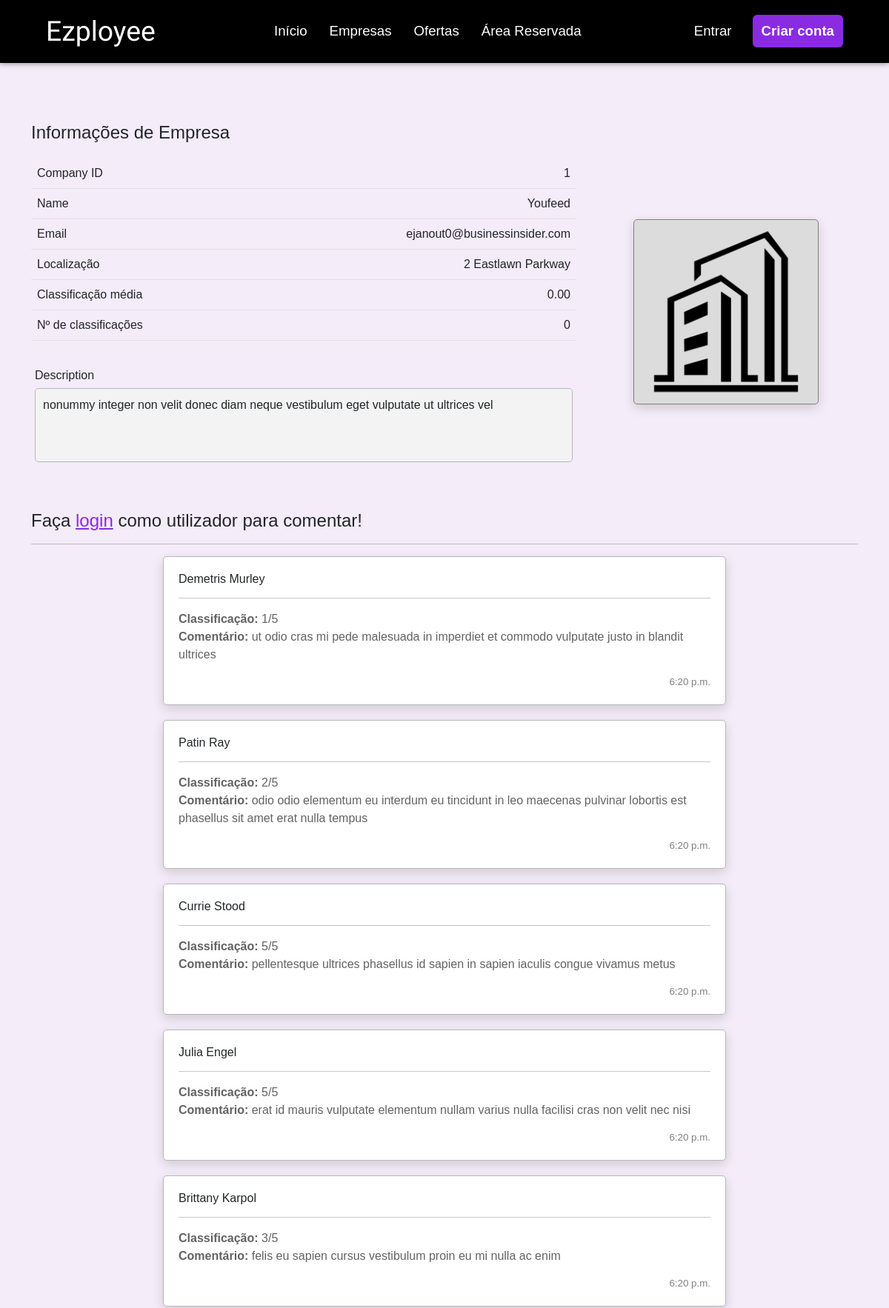
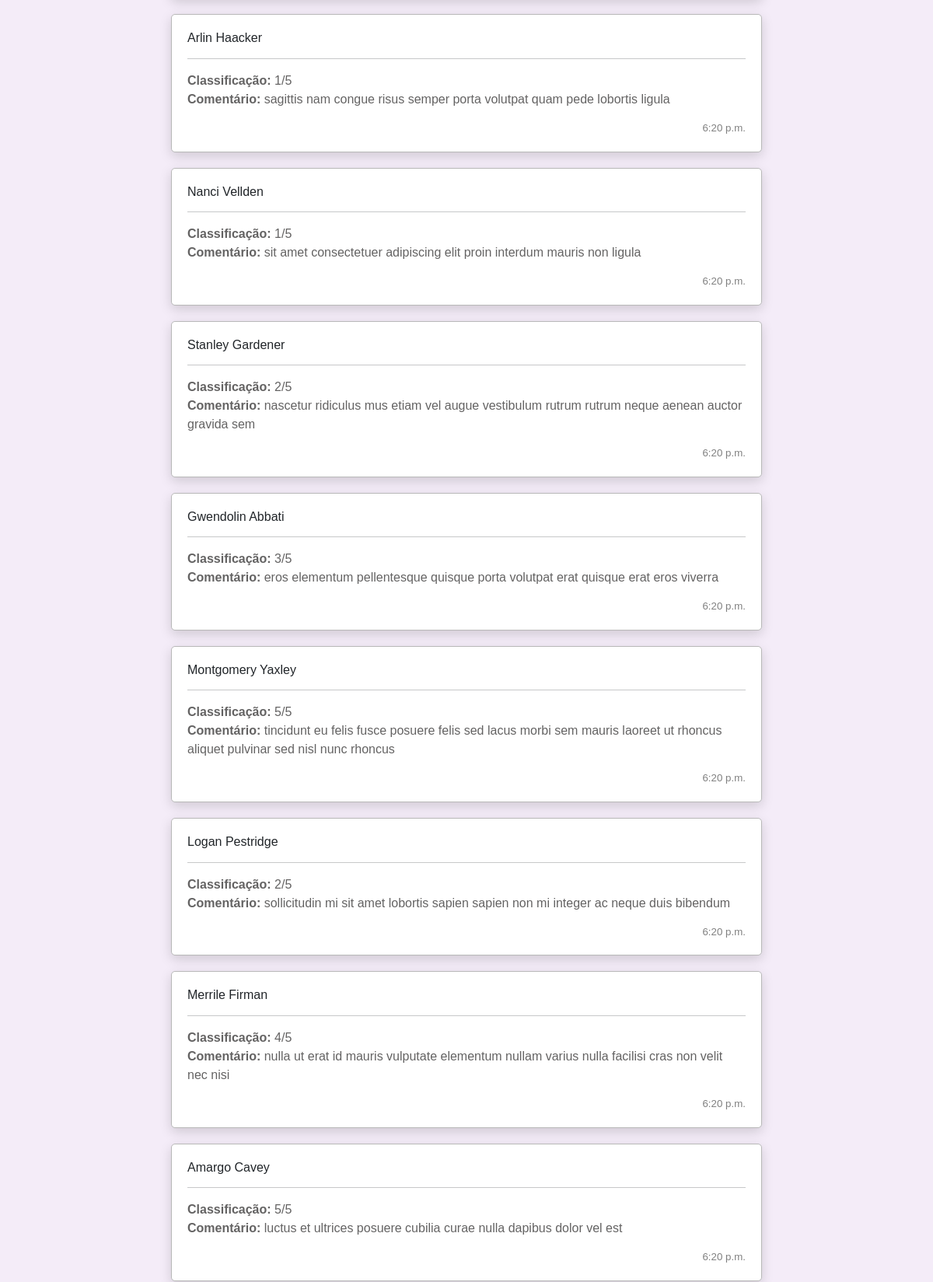
/company/1/ (upper part), run on the app's committed database (2 pictures, top to bottom).
### app/models.py (models this page shows, shortened)
class Company(models.Model):
    id = models.AutoField(primary_key=True)
    name = models.CharField(max_length=40)
    email = models.EmailField()
    password = models.CharField(max_length=200) # hash + salt
    description = models.TextField()
    location = models.CharField(max_length=40)
    logo = models.ImageField(upload_to="images/logos", blank=True, null=True) # requires pillow
    avg_rating = models.FloatField(default=0.0, blank=True, null=True)
    num_ratings = models.IntegerField(default=0, blank=True, null=True)

class Comment(models.Model):
    id = models.AutoField(primary_key=True)
    company = models.ForeignKey(Company, on_delete=models.CASCADE)
    user = models.ForeignKey(User, on_delete=models.CASCADE)
    rating = models.IntegerField()
    time = models.TimeField(auto_now=datetime.now())
    text = models.TextField()

class User(models.Model):
    id = models.AutoField(primary_key=True)
    first_name = models.CharField(max_length=20)
    last_name = models.CharField(max_length=20)
    email = models.EmailField()
    password = models.CharField(max_length=200) # hash + salt
    fav_companies = models.ManyToManyField(Company, db_table="app_user_fav_companies")
    fav_offers = models.ManyToManyField(Offer, db_table="app_user_fav_offers")

### app/views/company.py (the view, shortened to what this page needs)
# urls.py: path("company/<int:id>/", company.company, name="company"),
def company(request, id):
    session_ = False
    if "session_data" in request.session:
        session_= request.session["session_data"]["type"]
    if request.method == "GET":
        try:
            company = Company.objects.get(id=id)
            comments = Comment.objects.filter(company_id=id)
            company.avg_rating = f"{company.avg_rating:.2f}"
            return render(request, "company_page.html", {
                "company": company,
                "comments": comments,
                "form": CommentForm(),
                "session": session_
            })
        except:
            return render(request, "error.html", {"error": "Empresa não encontrada.", "session": session_})

### app/templates/pages/company_page.html (shortened to what this page needs)
{% extends 'base.html' %}
{% load widget_tweaks %}
{% block content %}
    <div style="margin-top: 50px; margin-bottom: 60px;">
        <h4>Informações de Empresa</h4>
        {% include 'company_info.html' with company=company %}
    </div>
    {% if session != "user" %}
        <h4>Faça <a href="/login" style="color: blueviolet ">login</a> como utilizador para comentar!</h4>
    {% endif %}
    <hr/>
    {% for comment in comments %}
        {% include 'comment_card.html' with comment=comment %}
    {% endfor %}
{% endblock %}

### app/templates/components/company_info.html
    <div class="row" style="margin-top: 20px;">
        <div class="col-8">
            <table class="table">
                <tbody>
                    <tr>
                        <th scope="row" class="table-row">Company ID</th>
                        <td class="td-table">{{company.id}}</td>
                    </tr>
                    <tr>
                        <th scope="row" class="table-row">Name</th>
                        <td class="td-table">{{company.name}}</td>
                    </tr>
                    <tr>
                        <th scope="row" class="table-row">Email</th>
                        <td class="td-table">{{company.email}}</td>
                    </tr>
                    <tr>
                        <th scope="row" class="table-row">Localização</th>
                        <td class="td-table">{{company.location}}</td>
                    </tr>
                    <tr>
                        <th scope="row" class="table-row">Classificação média</th>
                        <td class="td-table">{{company.avg_rating}}</td>
                    </tr>
                    <tr>
                        <th scope="row" class="table-row">Nº de classificações</th>
                        <td class="td-table">{{company.num_ratings}}</td>
                    </tr>
                </tbody>
            </table>
            <div style="margin-top: 30px; padding: 5px 5px 5px 5px;">
                <p style="margin-bottom: 5px;">Description</p>
                <div class="description">
                    <p>{{company.description}}</p>
                </div>
            </div>
        </div>
        <div class="col-4">
            {% if company.logo %}
                <div class="logo-div" style="background-image: url('{{company.logo.url}}');"></div>
            {% else %}
                <div class="logo-div"></div>
            {% endif %}
        </div>
    </div>

### app/templates/components/comment_card.html
<div class="row">
    <div class="col-2"></div>
    <div class="col-8 comment">
        <div>
            <h6 style="margin-bottom: 0px;">{{ comment.user.first_name }} {{ comment.user.last_name }}</h6>
            <hr/>
            <p style="margin-bottom: 0px; color: rgb(100, 99, 99);"><b>Classificação:</b> {{ comment.rating }}/5</p>
            <p style="margin-bottom: 15px; color: rgb(100, 99, 99);"><b>Comentário:</b> {{ comment.text }}</p>
        </div>
        <div style="text-align: end;">
            <p style="margin-bottom: 0px; color: gray; font-weight: 300; font-size: 10pt;">{{ comment.time }}</p>
        </div>
    </div>
    <div class="col-2"></div>
</div>

### app/static/style.css (style rules this page uses)
body { font-family: Arial, Helvetica, sans-serif !important; }
.td-table { text-align: end; }
.table-row { font-weight: 300 !important; }
.description { background-color: rgb(243, 243, 243); border-radius: 5px; height: 100px; padding: 10px 10px 10px 10px; border-style: solid; border-width: 1px; border-color: rgb(184, 184, 184); }
.logo-div { position: relative; top: 50%; left: 50%; transform: translate(-50%, -50%); background-color: gainsboro; background-image: url("./images/default_image.png"); background-position: center; background-repeat: no-repeat; background-size: cover; width: 250px; height: 250px; border-radius: 5px; border-style: solid; border-color: gray; border-width: 1px; box-shadow: rgba(0, 0, 0, 0.15) 0px 5px 15px 0px; }
.comment { margin-bottom: 20px; background-color: white; border-radius: 5px; padding: 20px 20px 20px 20px !important; border-color: rgb(184, 184, 184); border-style: solid; border-width: 1px; box-shadow: rgba(0, 0, 0, 0.15) 0px 5px 15px 0px; transition: all .2s ease-in-out !important; }
body { background-color: rgba(201, 164, 223, 0.2) !important; background-repeat: no-repeat; background-size: cover; background-attachment: fixed; }

### data on the page
Company: id "1", name "Youfeed", email "ejanout0@businessinsider.com", location "2 Eastlawn Parkway", avg_rating "0.00", num_ratings "0", description "nonummy integer non velit donec diam neque vestibulum eget vulputate ut ultrices vel"
Comment: user.first_name "Demetris", user.last_name "Murley", rating "1", text "ut odio cras mi pede malesuada in imperdiet et commodo vulputate justo in blandit ultrices", time "6:20 p.m."
Comment: user.first_name "Patin", user.last_name "Ray", rating "2", text "odio odio elementum eu interdum eu tincidunt in leo maecenas pulvinar lobortis est phasellus sit amet erat nulla tempus", time "6:20 p.m."
Comment: user.first_name "Currie", user.last_name "Stood", rating "5", text "pellentesque ultrices phasellus id sapien in sapien iaculis congue vivamus metus", time "6:20 p.m."
Comment: user.first_name "Julia", user.last_name "Engel", rating "5", text "erat id mauris vulputate elementum nullam varius nulla facilisi cras non velit nec nisi", time "6:20 p.m."
Comment: user.first_name "Brittany", user.last_name "Karpol", rating "3", text "felis eu sapien cursus vestibulum proin eu mi nulla ac enim", time "6:20 p.m."
Comment: user.first_name "Arlin", user.last_name "Haacker", rating "1", text "sagittis nam congue risus semper porta volutpat quam pede lobortis ligula", time "6:20 p.m."
Comment: user.first_name "Nanci", user.last_name "Vellden", rating "1", text "sit amet consectetuer adipiscing elit proin interdum mauris non ligula", time "6:20 p.m."
Comment: user.first_name "Stanley", user.last_name "Gardener", rating "2", text "nascetur ridiculus mus etiam vel augue vestibulum rutrum rutrum neque aenean auctor gravida sem", time "6:20 p.m."
Comment: user.first_name "Gwendolin", user.last_name "Abbati", rating "3", text "eros elementum pellentesque quisque porta volutpat erat quisque erat eros viverra", time "6:20 p.m."
Comment: user.first_name "Montgomery", user.last_name "Yaxley", rating "5", text "tincidunt eu felis fusce posuere felis sed lacus morbi sem mauris laoreet ut rhoncus aliquet pulvinar sed nisl nunc rhoncus", time "6:20 p.m."
Comment: user.first_name "Logan", user.last_name "Pestridge", rating "2", text "sollicitudin mi sit amet lobortis sapien sapien non mi integer ac neque duis bibendum", time "6:20 p.m."
Comment: user.first_name "Merrile", user.last_name "Firman", rating "4", text "nulla ut erat id mauris vulputate elementum nullam varius nulla facilisi cras non velit nec nisi", time "6:20 p.m."
Comment: user.first_name "Amargo", user.last_name "Cavey", rating "5", text "luctus et ultrices posuere cubilia curae nulla dapibus dolor vel est", time "6:20 p.m."
